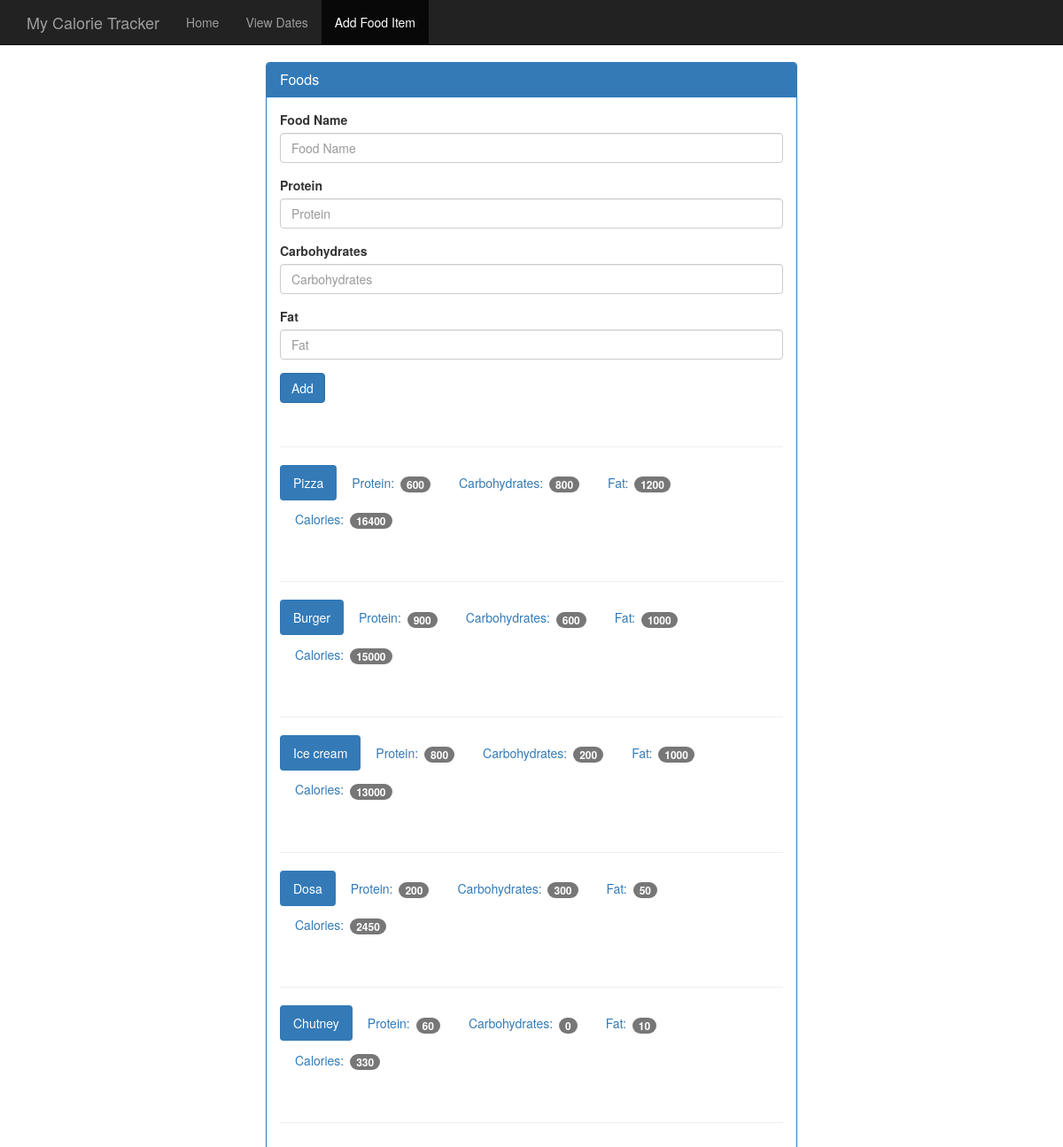
The app's page /food with its own data.
### tables this page shows
CREATE TABLE food (
    id integer primary key autoincrement,
    name text not null,
    protein integer not null,
    carbohydrates integer not null,
    fat integer not null,
    calories integer not null
);

### app.py (the view, shortened to what this page needs)
@app.route('/food', methods=['GET', 'POST'])
def food():
    db = get_db()
    cur = db.execute('select name, protein, carbohydrates, fat, calories from food')
    results = cur.fetchall()
    return render_template('add_food.html', results=results)

### database.py (called while the page is built)
def connect_db():
    sql = sqlite3.connect('sqlite3/food_log.db')
    sql.row_factory = sqlite3.Row
    return sql

def get_db():
    if not hasattr(g, 'sqlite_db'):
        g.sqlite_db = connect_db()
    return g.sqlite_db

### templates/add_food.html (shortened to what this page needs)
{% extends "base.html" %}
{% block body %}
  <head>
  </head>
  <body>
    <nav class="navbar navbar-inverse navbar-fixed-top">
      <div class="container">
        <div class="navbar-header">
          <a class="navbar-brand" href="{{ url_for('index') }}">My Calorie Tracker</a>
        </div>
        <div id="navbar" class="navbar-collapse collapse">
          <ul class="nav navbar-nav">
            <li><a href="{{ url_for('index') }}">Home</a></li>
            <li><a href="{{ url_for('view_date') }}">View Dates</a></li>
            <li class="active"><a href="{{ url_for('food') }}">Add Food Item</a></li>
          </ul>
        </div>
      </div>
    </nav>
    <div class="container theme-showcase col-sm-6 col-sm-offset-3" role="main">
      <div class="row">
        <div>
          <div class="panel panel-primary">
            <div class="panel-heading">
              <h3 class="panel-title">Foods</h3>
            </div>
            <div class="panel-body">
              <form method="POST" action="{{ url_for('food') }}">
                <div class="form-group">
                  <label for="food-name">Food Name</label>
                  <input type="text" class="form-control" id="food-name" name="food-name" placeholder="Food Name">
                </div>
                <div class="form-group">
                  <label for="protein">Protein</label>
                  <input type="number" class="form-control" id="protein" name="protein" placeholder="Protein">
                </div>
                <div class="form-group">
                  <label for="carbohydrates">Carbohydrates</label>
                  <input type="number" class="form-control" id="carbohydrates" name="carbohydrates" placeholder="Carbohydrates">
                </div>
                <div class="form-group">
                  <label for="fat">Fat</label>
                  <input type="number" class="form-control" id="fat" name="fat" placeholder="Fat">
                </div>
                <button type="submit" class="btn btn-primary">Add</button>
              </form>
              <div class="page-header"></div>
        {% for food in results %}
              <ul class="nav nav-pills" role="tablist">
                <li class="active"><a>{{ food.name }}</a></li>
                <li><a>Protein: <span class="badge">{{ food.protein }}</span></a></li>
                <li><a>Carbohydrates: <span class="badge">{{ food.carbohydrates }}</span></a></li>
                <li><a>Fat: <span class="badge">{{ food.fat }}</span></a></li>
                <li><a>Calories: <span class="badge">{{ food.calories }}</span></a></li>
              </ul>
        <div class="page-header"></div>
        {% endfor %}
          </div>
        </div>
      </div>
    </div>
{% endblock %}

### static/theme.css (style rules this page uses)
body { padding-top: 70px; padding-bottom: 30px; }

### records on screen
food: name "Pizza", protein "600", carbohydrates "800", fat "1200", calories "16400"
food: name "Burger", protein "900", carbohydrates "600", fat "1000", calories "15000"
food: name "Ice cream", protein "800", carbohydrates "200", fat "1000", calories "13000"
food: name "Dosa", protein "200", carbohydrates "300", fat "50", calories "2450"
food: name "Chutney", protein "60", carbohydrates "0", fat "10", calories "330"
